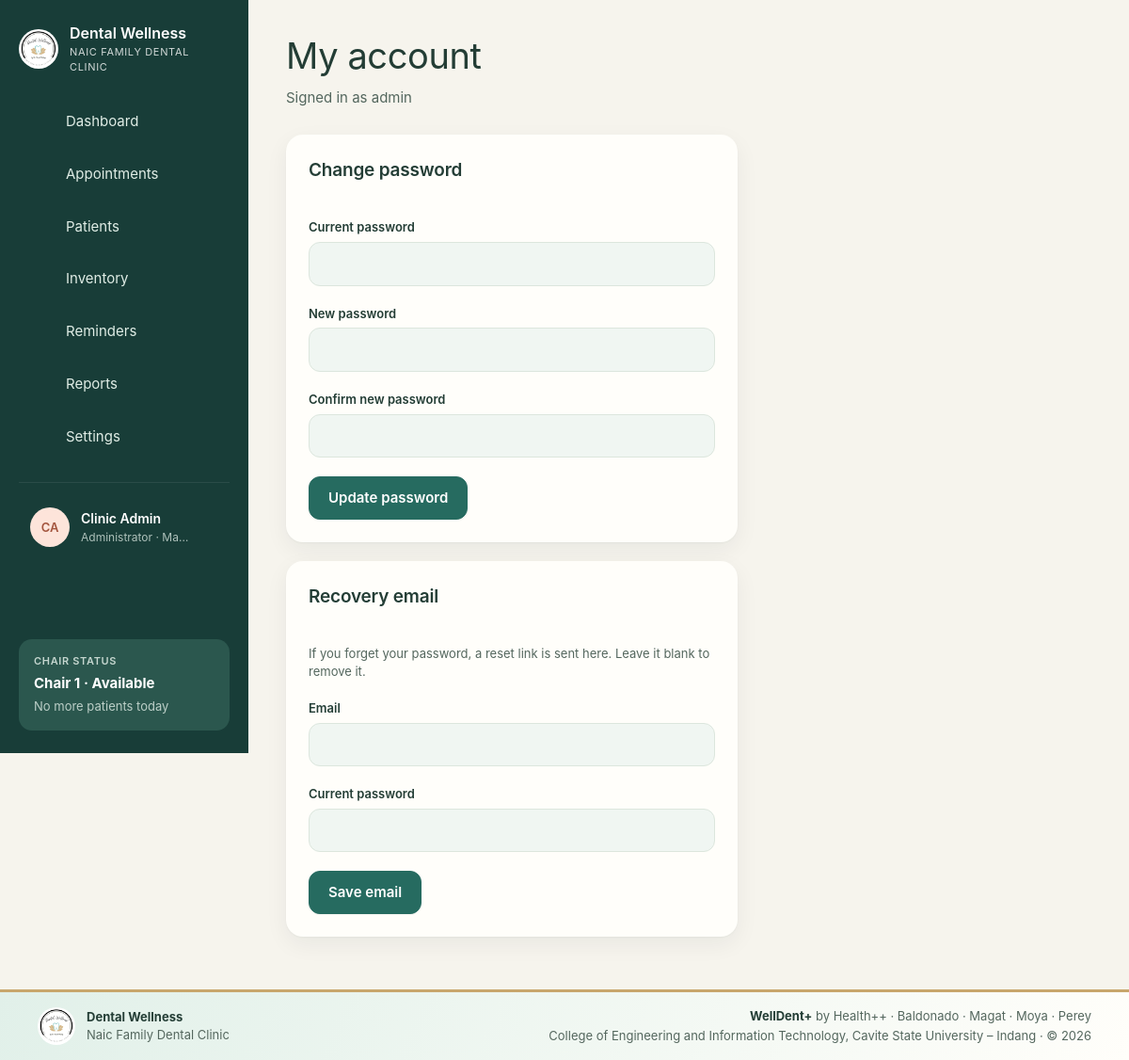
Screenshot of /auth/account.php (signed in) with the database file from the repository.
### tables this page shows
CREATE TABLE IF NOT EXISTS users (
    id            INT UNSIGNED AUTO_INCREMENT PRIMARY KEY,
    name          VARCHAR(120) NOT NULL,
    username      VARCHAR(60)  NOT NULL UNIQUE,
    email         VARCHAR(190) NULL UNIQUE,
    password_hash VARCHAR(255) NOT NULL,
    role          ENUM('admin','dentist','staff') NOT NULL DEFAULT 'staff',
    is_active     TINYINT(1) NOT NULL DEFAULT 1,
    last_login_at DATETIME NULL,
    created_at    DATETIME NOT NULL DEFAULT CURRENT_TIMESTAMP
);

### includes/helpers.php (called while the page is built, shortened)
<?php
function config(string $key, $default = null)
{
    $value = $GLOBALS['config'];
    foreach (explode('.', $key) as $part) {
        $value = $value[$part];
    }
    return $value;
}
function e($value): string
{
    return htmlspecialchars((string) ($value ?? ''), ENT_QUOTES, 'UTF-8');
}
function url(string $path = ''): string
{
    static $base = null;
    if ($base === null) {
        $root = str_replace('\\', '/', (string) realpath(APP_ROOT));
        $script = str_replace('\\', '/', (string) realpath($_SERVER['SCRIPT_FILENAME'] ?? ''));
        $name = (string) ($_SERVER['SCRIPT_NAME'] ?? '');
        $inApp = $root !== '' && stripos($script, $root . '/') === 0;
        $tail = $inApp ? substr($script, strlen($root)) : '';
        $base = $inApp && strcasecmp(substr($name, -strlen($tail)), $tail) === 0 ? substr($name, 0, -strlen($tail)) : '';
    }
    return $base . '/' . ltrim($path, '/');
}
function initials(string $name): string
{
    $parts = preg_split('/\s+/', trim($name));
    $first = mb_substr($parts[0] ?? '', 0, 1);
    $last = count($parts) > 1 ? mb_substr(end($parts), 0, 1) : '';
    return mb_strtoupper($first . $last);
}

### includes/db.php (called while the page is built, shortened)
<?php
function db(): PDO
{
    static $pdo = null;
    if ($pdo === null) {
        $c = config('db');
        $dsn = sprintf('mysql:host=%s;port=%d;dbname=%s;charset=utf8mb4', $c['host'], $c['port'], $c['name']);
        $pdo = new PDO($dsn, $c['user'], $c['pass'], [
            PDO::ATTR_ERRMODE            => PDO::ERRMODE_EXCEPTION,
            PDO::ATTR_DEFAULT_FETCH_MODE => PDO::FETCH_ASSOC,
            PDO::ATTR_EMULATE_PREPARES   => false,
        ]);
        $pdo->exec("SET time_zone = '" . (new DateTime())->format('P') . "'");
        ensure_void_columns($pdo);
        ensure_patient_record_columns($pdo);
    }
    return $pdo;
}
function ensure_void_columns(PDO $pdo): void
{
    foreach (['treatments', 'payments'] as $table) {
        try {
            if ($pdo->query("SHOW COLUMNS FROM $table LIKE 'voided_at'")->fetch()) {
                continue;
            }
        } catch (PDOException $ex) {
            return;
        }
        $pdo->exec("ALTER TABLE $table ADD voided_at DATETIME NULL, ADD voided_by INT UNSIGNED NULL, ADD void_reason VARCHAR(255) NULL");
    }
    try {
        if (!$pdo->query("SHOW COLUMNS FROM users LIKE 'email'")->fetch()) {
            $pdo->exec('ALTER TABLE users ADD email VARCHAR(190) NULL UNIQUE AFTER username');
        }
    } catch (PDOException $ex) {
        return;
    }
}
function q(string $sql, array $params = []): PDOStatement
{
    $stmt = db()->prepare($sql);
    $stmt->execute($params);
    return $stmt;
}
function q_row(string $sql, array $params = []): ?array
{
    $row = q($sql, $params)->fetch();
    return $row === false ? null : $row;
}

### includes/auth.php (called while the page is built, shortened)
<?php
function current_user(): ?array
{
    static $user = false;
    if ($user === false) {
        $user = null;
        if (!empty($_SESSION['user_id'])) {
            $row = q_row('SELECT id, name, username, role, password_hash FROM users WHERE id = ? AND is_active = 1', [$_SESSION['user_id']]);
            $idle = (int) config('security.idle_minutes', 30) * 60;
            if (!$row) {
                end_user_session();
            } elseif ($idle > 0 && time() - (int) ($_SESSION['last_seen'] ?? 0) > $idle) {
                end_user_session('You were signed out after ' . ($idle / 60) . ' minutes without activity.');
            } elseif (!hash_equals((string) ($_SESSION['pw_fp'] ?? ''), password_fingerprint($row['password_hash']))) {
                end_user_session('Your password was changed. Sign in again with the new one.');
            } else {
                unset($row['password_hash']);
                $user = $row;
            }
        }
    }
    return $user;
}
function password_fingerprint(string $hash): string
{
    return hash('sha256', $hash);
}
function require_login(): array
{
    $user = current_user();
    return $user;
}
function can(string $permission): bool
{
    $user = current_user();
    $perms = ROLE_PERMISSIONS[$user['role']] ?? [];
    return in_array('*', $perms, true) || in_array($permission, $perms, true);
}

### includes/patient_record.php (called while the page is built, shortened)
<?php
function ensure_patient_record_columns(PDO $pdo): void
{
    try {
        $have = array_column($pdo->query('SHOW COLUMNS FROM patients')->fetchAll(PDO::FETCH_ASSOC), 'Field');
    } catch (PDOException $ex) {
        return;
    }
    $missing = array_diff_key(PATIENT_RECORD_COLUMNS, array_flip($have));
}

### includes/layout.php (the view, shortened to what this page needs)
<?php
function icon(string $name): string
{
    $paths = [
        'dashboard'    => '<rect x="3" y="3" width="7" height="7" rx="1.5"/><rect x="14" y="3" width="7" height="7" rx="1.5"/><rect x="3" y="14" width="7" height="7" rx="1.5"/><rect x="14" y="14" width="7" height="7" rx="1.5"/>',
        'appointments' => '<rect x="3" y="5" width="18" height="16" rx="2"/><path d="M3 10h18M8 3v4M16 3v4"/>',
        'patients'     => '<circle cx="12" cy="8" r="4"/><path d="M4 21c0-4 4-6 8-6s8 2 8 6"/>',
        'inventory'    => '<ellipse cx="12" cy="6" rx="8" ry="3"/><path d="M4 6v6c0 1.7 3.6 3 8 3s8-1.3 8-3V6M4 12v6c0 1.7 3.6 3 8 3s8-1.3 8-3v-6"/>',
        'reminders'    => '<circle cx="12" cy="13" r="7"/><path d="M12 10v3l2 2M5 4 3 6M19 4l2 2"/>',
        'reports'      => '<path d="M6 3h9l4 4v14H6z"/><path d="M9 12h7M9 16h7M9 8h3"/>',
        'settings'     => '<circle cx="12" cy="12" r="3"/><path d="M12 2v3M12 19v3M4.2 4.2l2.1 2.1M17.7 17.7l2.1 2.1M2 12h3M19 12h3M4.2 19.8l2.1-2.1M17.7 6.3l2.1-2.1"/>',
        'logout'       => '<path d="M15 4h4v16h-4M10 8l-4 4 4 4M6 12h10"/>',
        'theme'        => '<path d="M20 14.5A8 8 0 1 1 9.5 4a6.5 6.5 0 0 0 10.5 10.5z"/>',
        'key'          => '<circle cx="8" cy="15" r="4"/><path d="M11 12l9-9M17 6l3 3M15 8l2 2"/>',
        'menu'         => '<path d="M4 6h16M4 12h16M4 18h16"/>',
        'chevron'      => '<path d="M9 6l6 6-6 6"/>',
    ];
    return '<svg class="icon" viewBox="0 0 24 24" fill="none" stroke="currentColor" stroke-width="1.6" stroke-linecap="round" stroke-linejoin="round" aria-hidden="true">'
        . ($paths[$name] ?? '') . '</svg>';
}
function theme_head(): string
{
    return "<script>(function(){var p;try{p=localStorage.getItem('welldent-theme')}catch(e){}"
        . "var d=p==='dark'||(p!=='light'&&window.matchMedia('(prefers-color-scheme: dark)').matches);"
        . "document.documentElement.setAttribute('data-theme',d?'dark':'light');"
        . "try{if(localStorage.getItem('welldent-sidebar')==='collapsed')document.documentElement.setAttribute('data-sidebar','collapsed')}catch(e){}})()</script>\n"
        . '<link rel="stylesheet" href="' . url('assets/css/app.css?v=' . filemtime(APP_ROOT . '/assets/css/app.css')) . '">'
        . '<link rel="stylesheet" href="' . url('assets/css/branding.css?v=' . filemtime(APP_ROOT . '/assets/css/branding.css')) . '">';
}
function chair_status(): array
{
    $chairs = (int) config('clinic.chairs');
    $current = q_row("SELECT a.starts_at, a.duration_min, a.status FROM appointments a
        WHERE DATE(a.starts_at) = CURDATE() AND a.status IN ('in_treatment','arrived')
        ORDER BY FIELD(a.status, 'in_treatment', 'arrived'), a.starts_at LIMIT 1");
    $next = q_row("SELECT a.starts_at FROM appointments a
        WHERE a.starts_at > NOW() AND DATE(a.starts_at) = CURDATE() AND a.status IN ('pending','confirmed')
        ORDER BY a.starts_at LIMIT 1");
    return ['Chair 1 · Available', $next ? 'Next patient ' . fmt_time($next['starts_at']) : 'No more patients today'];
}
function layout_start(string $title, string $active, array $opts = []): void
{
    $user = current_user();
    $nav = [
        'dashboard'    => [url(), 'Dashboard'],
        'appointments' => [url('appointments/'), 'Appointments'],
        'patients'     => [url('patients/'), 'Patients'],
        'inventory'    => [url('inventory/'), 'Inventory'],
        'reminders'    => [url('reminders/'), 'Reminders'],
        'reports'      => [url('reports/'), 'Reports'],
    ];
    if (can('settings') || can('fees.manage')) {
        $nav['settings'] = [url('settings/'), 'Settings'];
    }
    [$chairState, $chairNote] = chair_status();
    ?>
<!doctype html>
<html lang="en">
<head>
<?= theme_head() ?>
</head>
<body>
<div class="shell">
  <aside class="sidebar">
    <div class="side-top">
      <a class="brand" href="<?= url() ?>" title="<?= e(config('clinic.name')) ?>">
        <?= clinic_logo() ?>
        <span class="lbl"><strong><?= e(config('clinic.name')) ?></strong><small><?= e(config('clinic.tagline')) ?></small></span>
      </a>
      <button type="button" class="side-toggle" data-sidebar-toggle aria-label="Collapse sidebar" title="Collapse sidebar"><?= icon('menu') ?></button>
    </div>
    <nav class="nav">
      <?php foreach ($nav as $key => [$href, $label]): ?>
        <a href="<?= $href ?>" class="<?= $key === $active ? 'active' : '' ?>" title="<?= e($label) ?>"><?= icon($key) ?><span class="lbl"><?= e($label) ?></span></a>
      <?php endforeach; ?>
    </nav>
    <details class="side-account">
      <summary title="<?= e($user['name']) ?>">
        <span class="avatar avatar-0"><?= e(initials($user['name'])) ?></span>
        <span class="lbl"><strong><?= e($user['name']) ?></strong><small><?= e(ROLE_LABELS[$user['role']]) ?> · <?= e(config('clinic.city')) ?></small></span>
        <span class="chev"><?= icon('chevron') ?></span>
      </summary>
    </details>
    <div class="chair-card">
      <small>Chair status</small>
      <strong><?= e($chairState) ?></strong>
      <span><?= e($chairNote) ?></span>
    </div>
  </aside>
  <main class="main">
    <header class="page-head">
      <div>
        <h1><?= e($title) ?></h1>
        <?php if (!empty($opts['subtitle'])): ?><p class="muted"><?= e($opts['subtitle']) ?></p><?php endif; ?>
      </div>
    </header>
<?php
}
function clinic_logo(): string
{
    return '<img class="brand-mark clinic-logo" src="' . e(url('assets/img/clinic-logo.jpg'))
        . '" width="64" height="64" alt="">';
}
function clinic_footer(): void
{
    ?>
<footer class="clinic-footer" role="contentinfo">
  <div class="clinic-footer-inner">
    <div class="clinic-footer-brand">
      <?= clinic_logo() ?>
      <div>
        <strong><?= e(config('clinic.name')) ?></strong>
        <span><?= e(config('clinic.tagline')) ?></span>
      </div>
    </div>
    <div class="clinic-footer-credits">
      <span><strong>WellDent+</strong> by Health++ · Baldonado · Magat · Moya · Perey</span>
      <span>College of Engineering and Information Technology, Cavite State University – Indang · © <?= date('Y') ?></span>
    </div>
  </div>
</footer>
    <?php
}
function layout_end(): void
{
    ?>
  </main>
</div>
<?php clinic_footer(); ?>
</body>
</html>
<?php
}

### assets/css/branding.css (style rules this page uses)
:root { --bg: #f6f4ed; --panel: #fffefa; --panel-soft: #f0f6f2; --side: #183d38; --side-2: #2b574e; --side-ink: #e0ede6; --ink: #233d35; --muted: #54675e; --line: #dce6dd; --teal: #266b60; --teal-d: #1c544c; --link: #275f55; --mint: #e1f0e9; --mint-ink: #2a604f; --amber-bg: #f4ead6; --amber-ink: #765622; --brand-gold: #c8a66c; --auth-end: #ddeee5; }
.brand-mark.clinic-logo { object-fit: contain; background: #fff; border-radius: 50%; padding: 2px; }
body { display: flex; flex-direction: column; min-height: 100vh; }
.shell { flex: 1 0 auto; }
.clinic-footer { border-top: 3px solid var(--brand-gold); background: linear-gradient(115deg, var(--mint), var(--panel)); color: var(--muted); font-size: 13px; }
.clinic-footer-inner { display: flex; flex-wrap: wrap; align-items: center; justify-content: space-between; gap: 12px 24px; padding: 16px 40px; }
.clinic-footer .clinic-logo { width: 40px; height: 40px; }
.clinic-footer-brand { display: flex; align-items: center; gap: 12px; min-width: 0; }
.clinic-footer-brand strong, .clinic-footer-brand span { display: block; }
.clinic-footer-brand strong { color: var(--ink); }
.clinic-footer-credits { display: grid; gap: 2px; text-align: end; }
.clinic-footer-credits strong { color: var(--ink); }

### rows the page displays
users: name "CA", name "Clinic Admin", role "Administrator"

### other values shown
config('clinic.name') "Dental Wellness"
config('clinic.tagline') "NAIC FAMILY DENTAL CLINIC"
$label "Dashboard"
$label "Appointments"
$label "Patients"
$label "Inventory"
$label "Reminders"
$label "Reports"
$label "Settings"
config('clinic.city') "Ma…"
$chairState "Chair 1 · Available"
$chairNote "No more patients today"
$title "My account"
$opts['subtitle'] "Signed in as admin"
config('clinic.tagline') "Naic Family Dental Clinic"
